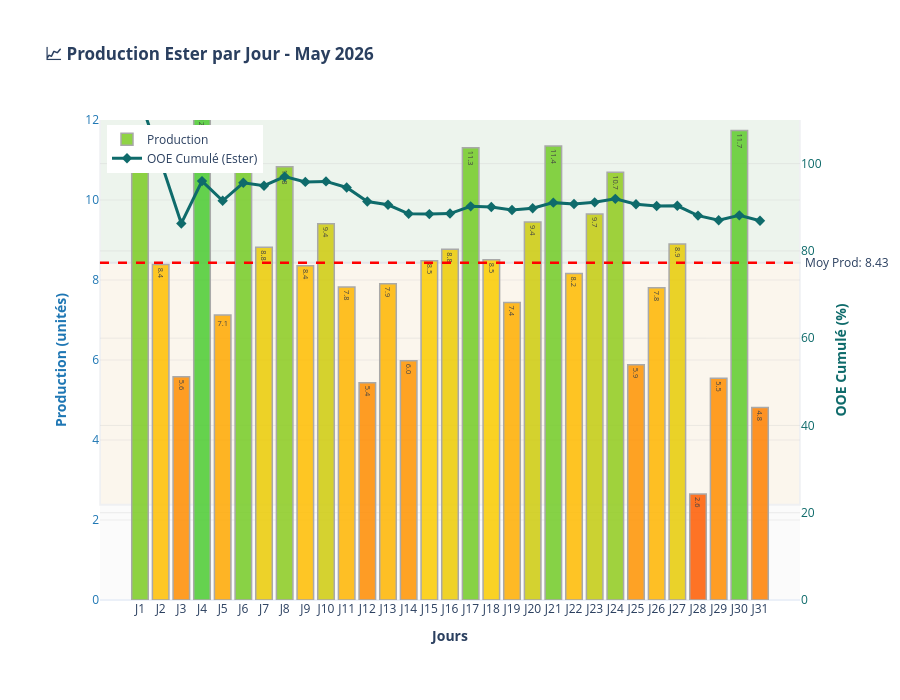

Source (notebook cell):
### Code cell
dashboard.plot_histogramme_jours_mois_v2(mois=5, annea=2026, nom_produit='Ester')

### Figure 1 — Plotly figure (JSON) as saved in the notebook; plotly's stock layout.template omitted (floating-point values rounded to 4 significant figures)
{"data": [{"hovertemplate": "<b>Jour %{x}</b><br>Production: %{y:.2f}<extra></extra>", "marker": {"color": ["rgba(124, 204, 36, 0.85)", "rgba(255, 191, 0, 0.85)", "rgba(255, 142, 0, 0.85)", "rgba(76, 204, 50, 0.85)", "rgba(255, 169, 0, 0.85)", "rgba(118, 204, 38, 0.85)", "rgba(236, 204, 5, 0.85)", "rgba(139, 204, 32, 0.85)", "rgba(255, 190, 0, 0.85)", "rgba(207, 204, 13, 0.85)", "rgba(255, 181, 0, 0.85)", "rgba(255, 140, 0, 0.85)", "rgba(255, 182, 0, 0.85)", "rgba(255, 149, 0, 0.85)", "rgba(252, 204, 0, 0.85)", "rgba(238, 204, 4, 0.85)", "rgba(116, 204, 38, 0.85)", "rgba(251, 204, 1, 0.85)", "rgba(255, 174, 0, 0.85)", "rgba(206, 204, 13, 0.85)", "rgba(114, 204, 39, 0.85)", "rgba(255, 187, 0, 0.85)", "rgba(196, 204, 16, 0.85)", "rgba(145, 204, 30, 0.85)", "rgba(255, 147, 0, 0.85)", "rgba(255, 181, 0, 0.85)", "rgba(232, 204, 6, 0.85)", "rgba(255, 92, 0, 0.85)", "rgba(255, 142, 0, 0.85)", "rgba(95, 204, 44, 0.85)", "rgba(255, 129, 0, 0.85)"], "line": {"color": "darkgray", "width": 1.5}}, "name": "Production", "showlegend": true, "text": ["11.1", "8.4", "5.6", "12.1", "7.1", "11.3", "8.8", "10.8", "8.4", "9.4", "7.8", "5.4", "7.9", "6.0", "8.5", "8.8", "11.3", "8.5", "7.4", "9.4", "11.4", "8.2", "9.7", "10.7", "5.9", "7.8", "8.9", "2.6", "5.5", "11.7", "4.8"], "textposition": "auto", "type": "bar", "x": ["J1", "J2", "J3", "J4", "J5", "J6", "J7", "J8", "J9", "J10", "J11", "J12", "J13", "J14", "J15", "J16", "J17", "J18", "J19", "J20", "J21", "J22", "J23", "J24", "J25", "J26", "J27", "J28", "J29", "J30", "J31"], "y": [11.14, 8.385, 5.582, 12.14, 7.126, 11.27, 8.818, 10.83, 8.353, 9.407, 7.825, 5.429, 7.907, 5.982, 8.483, 8.768, 11.31, 8.509, 7.437, 9.448, 11.35, 8.164, 9.65, 10.7, 5.882, 7.808, 8.902, 2.648, 5.541, 11.74, 4.81], "yaxis": "y"}, {"hovertemplate": "<b>Jour %{x}</b><br>OOE Cumul: %{y:.1f}%<extra></extra>", "line": {"color": "#0F6B6B", "width": 3}, "marker": {"color": "#0F6B6B", "size": 8, "symbol": "diamond"}, "mode": "lines+markers", "name": "OOE Cumulé (Ester)", "type": "scatter", "x": ["J1", "J2", "J3", "J4", "J5", "J6", "J7", "J8", "J9", "J10", "J11", "J12", "J13", "J14", "J15", "J16", "J17", "J18", "J19", "J20", "J21", "J22", "J23", "J24", "J25", "J26", "J27", "J28", "J29", "J30", "J31"], "y": [114.9, 100.7, 86.29, 96.0, 91.49, 95.61, 94.94, 97.03, 95.81, 95.93, 94.54, 91.33, 90.57, 88.51, 88.44, 88.56, 90.21, 90.07, 89.36, 89.77, 91.06, 90.75, 91.13, 91.93, 90.68, 90.28, 90.34, 88.09, 87.02, 88.15, 86.91], "yaxis": "y2"}], "layout": {"annotations": [{"showarrow": false, "text": " Moy Prod: 8.43", "x": 1, "xanchor": "left", "xref": "x domain", "y": 8.43, "yanchor": "middle", "yref": "y"}, {"showarrow": false, "text": " OOE: 84.00", "x": 1, "xanchor": "left", "xref": "x domain", "y": 84, "yanchor": "middle", "yref": "y"}], "height": 700, "hovermode": "x unified", "legend": {"x": 0.01, "y": 0.99}, "margin": {"b": 100, "l": 100, "r": 100, "t": 120}, "plot_bgcolor": "rgba(240, 240, 240, 0.3)", "shapes": [{"line": {"color": "red", "dash": "dash", "width": 2.5}, "type": "line", "x0": 0, "x1": 1, "xref": "x domain", "y0": 8.43, "y1": 8.43, "yref": "y"}, {"line": {"color": "#8f97F3", "dash": "dash", "width": 2.5}, "type": "line", "x0": 0, "x1": 1, "xref": "x domain", "y0": 84, "y1": 84, "yref": "y"}, {"fillcolor": "green", "layer": "below", "opacity": 0.05, "type": "rect", "x0": 0, "x1": 1, "xref": "x domain", "y0": 8.43, "y1": 13.35, "yref": "y"}, {"fillcolor": "orange", "layer": "below", "opacity": 0.05, "type": "rect", "x0": 0, "x1": 1, "xref": "x domain", "y0": 2.383, "y1": 8.43, "yref": "y"}], "title": {"text": "<b>📈 Production Ester par Jour - May 2026</b>"}, "xaxis": {"showgrid": false, "title": {"text": "<b>Jours</b>"}}, "yaxis": {"gridcolor": "rgba(200, 200, 200, 0.3)", "gridwidth": 1, "range": [0, 12], "showgrid": true, "side": "left", "tickfont": {"color": "#1f77b4"}, "title": {"font": {"color": "#1f77b4"}, "text": "<b>Production (unités)</b>"}}, "yaxis2": {"gridcolor": "rgba(200, 200, 200, 0.3)", "gridwidth": 1, "overlaying": "y", "range": [0, 110], "showgrid": true, "side": "right", "tickfont": {"color": "#0F6B6B"}, "title": {"font": {"color": "#0F6B6B"}, "text": "<b>OOE Cumulé (%)</b>"}}}}
